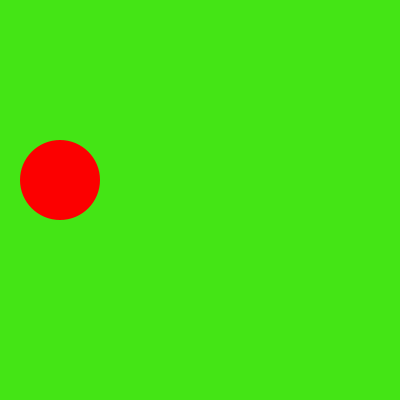
Frame 1 (no input)
Frame 60 (the mouse pressed at the canvas centre just before this capture): identical to frame 1, image omitted
Frame 120 (the mouse held since frame 60 and released just before this capture): identical to frame 1, image omitted

The Processing sketch that drew this single still picture (run headless with seeded random() and noise(); from frame 60 on, the mouse is pressed at the canvas centre):

// Processing sketch: slippery_dot
// ── slippery_dot.pde
/*** When you are done, this program will draw an ellipse 
     that jumps to new location each time you click on it.
***/
 
 // 1. Create three integer variables to represent the x, y, and the size of the ellipse
       int x = 60;
       int y = 180;
       int size = 80;
    void setup() {
      // 2. Set the size of your sketch
    size(400, 400);
    }
    
    void draw() {
    
      // 3. Set the background color of your sketch
      background(#44E515);
      // 4. Draw an ellipse using the variables created at the top of the sketch for the location and size of your ellipse. 
      //    Make sure it fits in the window. Change the variables if it does not.
      fill(#FC0000);
      noStroke();
      ellipse(x , y, size, size);
    
    }
    
    /******** This method gets called automatically when you press the mouse ************/
    void mousePressed() {
      //5. Create an integer variable called distance
      int distance = 20;
      //6. The getDistanceFromMouse() method below returns a number.
      //   Set the value of your distance variable to the value returned by the getDistance method
      //   You will need to pass the x and y location of your ellipse to this method.
       distance = getDistanceFromMouse( x, y); 
          
      //7.  Use an if statement to check if your distance variable is < the radius of the ellipse
      //    If it is, make a new x AND y for the ellipse, for a new random location on the window
      //    Hint: Use code like this      x = (int) random(width);
       if(distance < 20){
         x = (int) random(width);
         y = (int) random(height);
       }
      
    }
    
    /********  This method gives you the number of pixels between the mouse and the x,y point ***********/
    int getDistanceFromMouse(int x, int y) {
      return (int)Math.sqrt(Math.pow((mouseX-x),2) + Math.pow((mouseY-y),2));
    }
